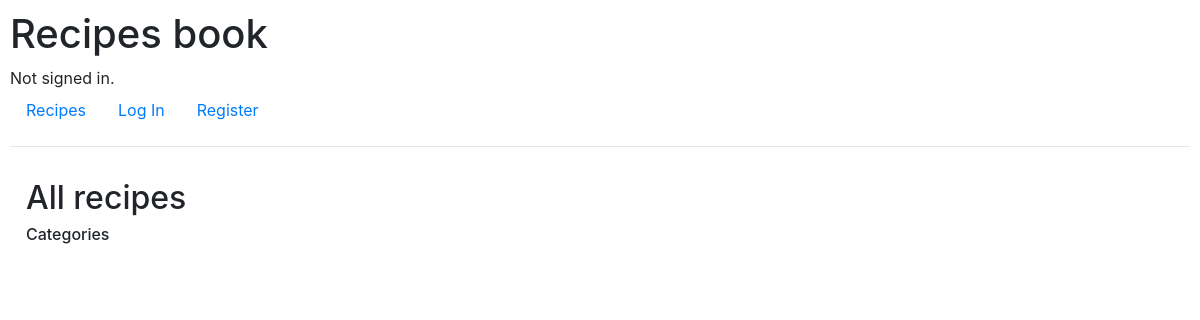
The app's page /, older data.
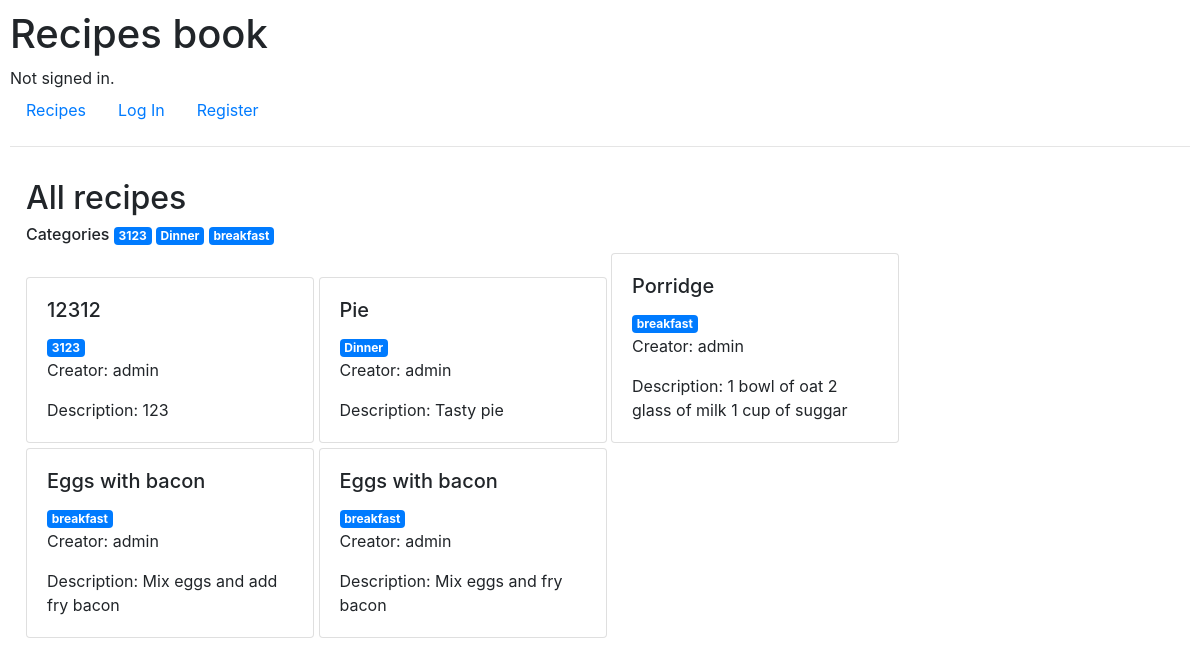
The same page, newer data.
### mplan/models.py (models this page shows, shortened)
class Recipe(models.Model):
    name = models.CharField(max_length=64)
    ingredient = models.ManyToManyField('Ingredient', blank=True, related_name='ingredient')
    description = models.CharField(max_length=4096)
    category = models.CharField(max_length=64, blank=True)
    date = models.DateTimeField(auto_now_add=True, blank=True)
    creator = models.ForeignKey(User, on_delete=models.CASCADE, related_name='owner')

class User(AbstractUser):
    pass

### mplan/views.py (the view)
# urls.py: path("", views.index, name="index"),
def index(request):
    all_recipes = Recipe.objects.all()
    all_categories = Recipe.objects.values('category').distinct().exclude(category__exact='')
    return render(request, "mplan/index.html", {
                    "all_categories": all_categories,
                    "all_recipes": all_recipes})

### mplan/templates/mplan/index.html
{% extends "mplan/layout.html" %}
{% block body %}
<div style='padding: 1em'>
    <h2>All recipes</h2>
    <h6> Categories
        {% for category in all_categories %}
            <a href="category/{{category.category}}" class="badge badge-primary"> {{category.category}} </a>
        {% endfor %}
    </h6>
    <div>
        {% for recipe in all_recipes %}
            <div onclick="window.open('{% url "recipe" recipe.id %}', '_self');" class="card" style="width: 18rem; margin: 0px 0px 5px;">
                <div class="card-body">
                    <h5 class="card-title">
                        {{ recipe.name}}
                    </h5>
                    {% if recipe.category %}
                        <a href="category/{{recipe.category}}" class="badge badge-primary"> {{recipe.category}} </a>
                    {% endif %}
                    <p class="card-text">Creator: {{ recipe.creator }}</p>
                    <p class="card-text">Description: {{ recipe.description }}</p>
                </div>
            </div>
        {% endfor %}
    </div>
</div>
{% endblock %}

### mplan/templates/mplan/layout.html (shortened to what this page needs)
{% load static %}
<!DOCTYPE html>
<html lang="en">
    <head>
        <link rel="stylesheet" href="https://stackpath.bootstrapcdn.com/bootstrap/4.4.1/css/bootstrap.min.css">
        <link href="{% static 'mplan/styles.css' %}" rel="stylesheet">
    </head>
    <body>
        <h1>Recipes book</h1>
        <div>
            {% if user.is_authenticated %}
                Signed in as <strong>{{ user.username }}</strong>.
            {% else %}
                Not signed in.
            {% endif %}
        </div>
        <ul class="nav">
            <li class="nav-item">
                <a class="nav-link" href="{% url 'index' %}">Recipes</a>
            </li>
            {% if user.is_authenticated %}
                <li class="nav-item">
                    <a class="nav-link" href="{% url 'create_recipe' %}">Create recipe</a>
                </li>
                <li class="nav-item">
                    <a class="nav-link" href="{% url 'logout' %}">Log Out</a>
                </li>
            {% else %}
                <li class="nav-item">
                    <a class="nav-link" href="{% url 'login' %}">Log In</a>
                </li>
                <li class="nav-item">
                    <a class="nav-link" href="{% url 'register' %}">Register</a>
                </li>
            {% endif %}
        </ul>
        <hr>
        {% block body %}
        {% endblock %}
        </body>
</html>

### mplan/static/mplan/styles.css (style rules this page uses)
body { padding: 10px; }
.card { display:inline-block; width: 22rem; margin: 5px 10px 5px 0px; }

Row changes from the older to the newer data that the page shows:
added Recipe: name "12312", category "3123", creator "admin", description "123"
added Recipe: name "Pie", category "Dinner", creator "admin", description "Tasty pie"
added Recipe: name "Porridge", category "breakfast", creator "admin", description "1 bowl of oat 2 glass of milk 1 cup of suggar"
added Recipe: name "Eggs with bacon", category "breakfast", creator "admin", description "Mix eggs and add fry bacon"
added Recipe: name "Eggs with bacon", category "breakfast", creator "admin", description "Mix eggs and fry bacon"
Text that changed along with them:
new list line: "3123"
new list line: "Dinner"
new list line: "breakfast"
